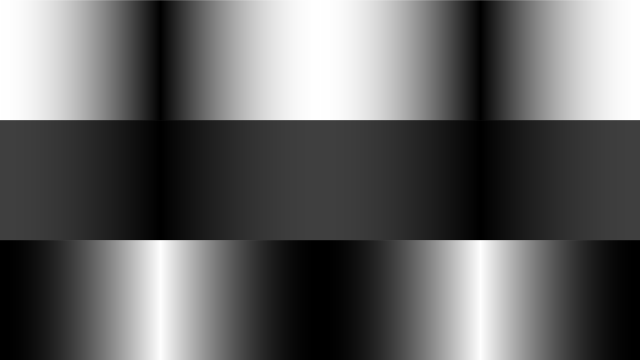
Frame 1 (no input)
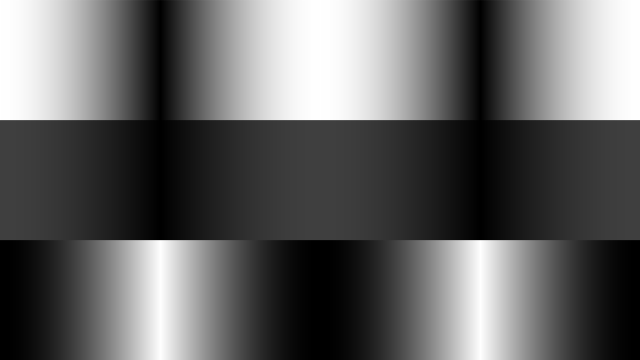
Frame 2 (the mouse pressed at the canvas centre, redrawn once)

The Processing sketch that drew these frames (run headless with seeded random() and noise(); the mouse was pressed at the canvas centre and the sketch redrawn once):

// Processing sketch: ueb_07
// ── ueb_07.pde
/* ========================================================

   -----------------------------------------------------
   Übungen zu Kreatives Programmieren 4: SuperCollider 2
   -----------------------------------------------------

   Sitzung 07 - 03.03.2020

======================================================== */


// ------------------------------------------------------
// Adaption of Processing's "Array example" with classes 
// ------------------------------------------------------


Cosine cosOne, cosTwo, cosThree;


void setup() {
  
  size(640, 360);
  background(255);
  
  noLoop();
}



void draw() {

  int y1 = 0;
  int y2 = height/3;
  
  cosOne = new Cosine(y1, y2, width);
  cosOne.regular();

  y1 = y2;
  y2 = y1 + y1;
  
  cosTwo = new Cosine(y1, y2, width);
  cosTwo.dark();
  
  y1 = y2;
  y2 = height;
  
  cosThree = new Cosine(y1, y2, width);
  cosThree.inverse();
  
}

// ── cosine.pde
/* ========================================================

   -----------------------------------------------------
   Übungen zu Kreatives Programmieren 4: SuperCollider 2
   -----------------------------------------------------

   Sitzung 07 - 03.03.2020

======================================================== */


class Cosine {
  
  int y1;
  int y2;
  int size;
  float[] init;
  
  // Constructor
  Cosine(int temp_y1, int temp_y2, int temp_size) {
    
    y1 = temp_y1;
    y2 = temp_y2;
    size = temp_size;
    
    init = new float[size];
  
    for (int i = 0; i < size; i++) {
      float amount = map(i, 0, size, 0, PI * 2);  // initializes to one full cycle
      init[i] = abs(cos(amount));  // just take positive values (for color space)
    }
  }
  
  void regular() {
    for (int i = 0; i < size; i++) {
      stroke(init[i] * 255);  // scale to color space
      line(i, y1, i, y2);
    }
  }
  
  void dark() {
    for (int i = 0; i < size; i++) {
      stroke((init[i] * 255) / 4);  // shrink color range
      line(i, y1, i, y2);
    }
  }
   
  void inverse() {
    for (int i = 0; i < size; i++) {
      stroke(255 - (init[i] * 255));  // invert cosine
      line(i, y1, i, y2);
    }
  }
}
